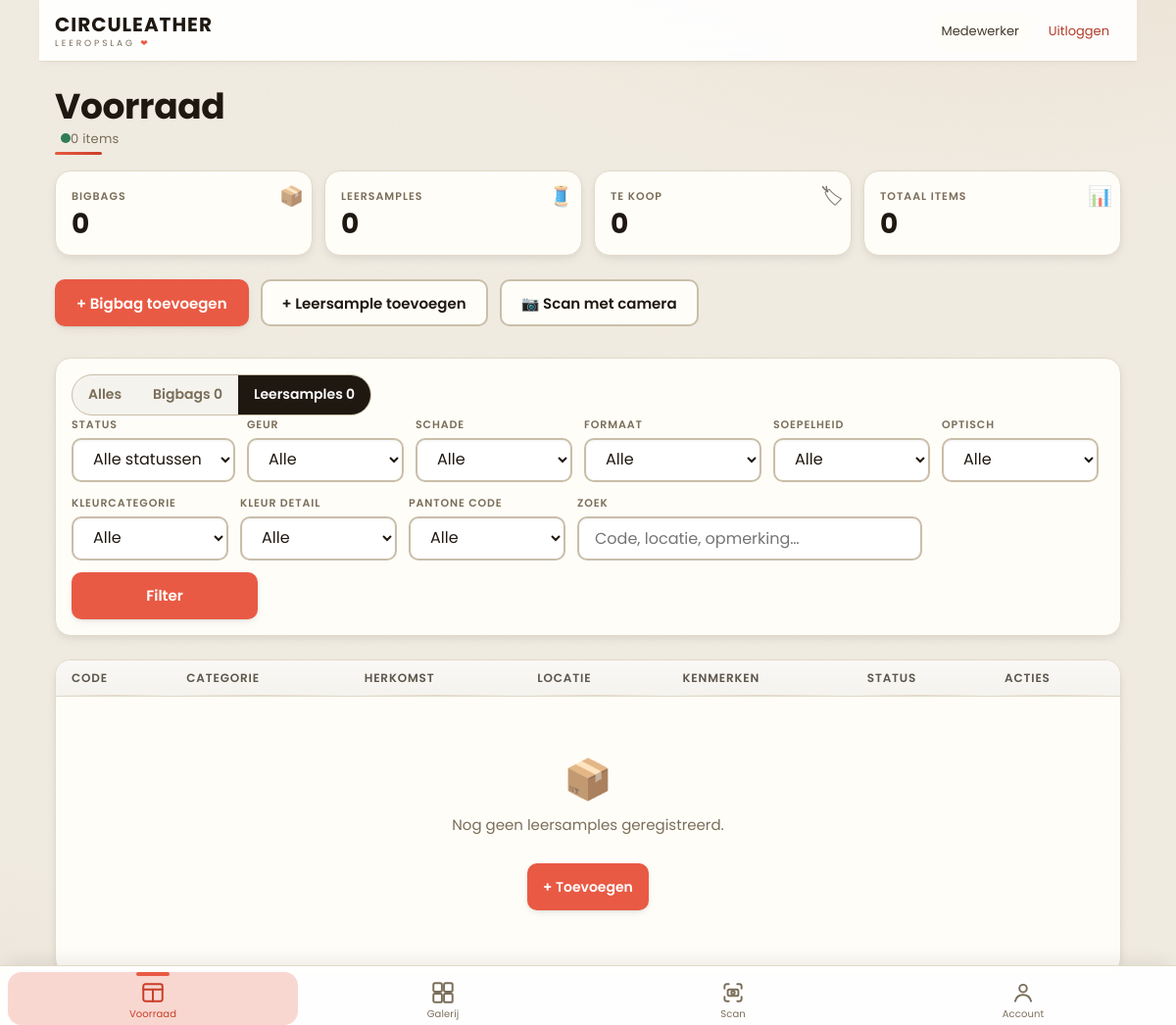
The app's page /index.php?soort=leersample (signed in) with its own data.
### tables this page shows
CREATE TABLE IF NOT EXISTS criteria (
    id INT AUTO_INCREMENT PRIMARY KEY,
    label VARCHAR(150) NOT NULL,
    toepassing ENUM('bigbag', 'leersample') NOT NULL,
    soort ENUM('keuze', 'getal', 'tekst') NOT NULL DEFAULT 'keuze',
    eenheid VARCHAR(20) NULL,
    meerdere_waarden TINYINT(1) NOT NULL DEFAULT 0,
    actief TINYINT(1) NOT NULL DEFAULT 1,
    volgorde INT NOT NULL DEFAULT 0
) DEFAULT CHARSET=utf8mb4;

### src/core/auth.php (called while the page is built, shortened)
<?php
function ingelogdeGebruiker(): ?array
{
    return $_SESSION['gebruiker'] ?? null;
}
function isAdmin(): bool
{
    $g = ingelogdeGebruiker();
    return $g !== null && ($g['rol'] ?? '') === 'admin';
}

### src/components/functies.php (called while the page is built, shortened)
<?php
function haalCriteria(PDO $pdo): array
{
    $stmt = $pdo->query(
        'SELECT id, label, toepassing, soort, eenheid, meerdere_waarden
         FROM criteria WHERE actief = 1
         ORDER BY toepassing, volgorde, id'
    );
    $criteria = [];
    foreach ($stmt->fetchAll() as $c) {
        $criteria[(int)$c['id']] = [
            'id'         => (int)$c['id'],
            'label'      => $c['label'],
            'toepassing' => $c['toepassing'],
            'soort'      => $c['soort'],
            'eenheid'    => $c['eenheid'],
            'meerdere'   => (bool)$c['meerdere_waarden'],
            'opties'     => [],
        ];
    }
    if ($criteria) {
        $in = implode(',', array_keys($criteria));
        $stmt = $pdo->query(
            "SELECT id, criterium_id, waarde FROM criteria_opties
             WHERE actief = 1 AND criterium_id IN ($in)
             ORDER BY volgorde, id"
        );
        foreach ($stmt->fetchAll() as $o) {
            $criteria[(int)$o['criterium_id']]['opties'][] = [
                'id' => (int)$o['id'],
                'waarde' => $o['waarde'],
            ];
        }
    }
    return $criteria;
}
function criteriaVoor(array $criteria, string $toepassing): array
{
    return array_filter($criteria, fn ($c) => $c['toepassing'] === $toepassing);
}

### src/index.php (the view, shortened to what this page needs)
<?php
require __DIR__ . '/core/auth.php';
require __DIR__ . '/components/functies.php';
$soort = (string)($_GET['soort'] ?? '');
$status = trim((string)($_GET['status'] ?? ''));
$stadId = (int)($_GET['stad'] ?? 0);
$zoek = trim((string)($_GET['zoek'] ?? ''));
$criteria = haalCriteria($pdo);
$filterCriteria = $soort !== ''
    ? array_filter(criteriaVoor($criteria, $soort), fn ($c) => $c['soort'] === 'keuze')
    : [];
$filterKeuze = [];
foreach ($filterCriteria as $c) {
    $w = trim((string)($_GET['f' . $c['id']] ?? ''));
    $geldig = array_map(fn ($o) => $o['waarde'], $c['opties']);
    $filterKeuze[$c['id']] = in_array($w, $geldig, true) ? $w : '';
}
$where = ['1=1'];
$params = [];
if ($soort !== '') {
    $where[] = 'v.categorie = ?';
    $params[] = $soort;
}
foreach ($filterKeuze as $cid => $waarde) {
    if ($waarde === '') {
        continue;
    }
    $where[] = 'EXISTS (SELECT 1 FROM voorraad_criteria vf
                JOIN criteria_opties fo ON fo.id = vf.optie_id
                WHERE vf.voorraad_id = v.id AND vf.criterium_id = ? AND fo.waarde = ?)';
    $params[] = $cid;
    $params[] = $waarde;
}
$stmt = $pdo->prepare(
    'SELECT v.*, s.naam AS stad_naam, b.code AS bigbag_code
     FROM voorraad v
     LEFT JOIN steden s ON s.id = v.stad_id
     LEFT JOIN voorraad b ON b.id = v.bigbag_id
     WHERE ' . implode(' AND ', $where) . '
     ORDER BY (v.categorie = \'bigbag\') DESC, v.aangemaakt_op DESC, v.id DESC'
);
$stmt->execute($params);
$items = $stmt->fetchAll();
$kenmerken = haalKenmerken($pdo, array_map(fn ($i) => (int)$i['id'], $items));
$totaalBigbags = (int)$pdo->query("SELECT COUNT(*) FROM voorraad WHERE categorie = 'bigbag'")->fetchColumn();
$totaalSamples = (int)$pdo->query("SELECT COUNT(*) FROM voorraad WHERE categorie = 'leersample'")->fetchColumn();
$totaalBeschikbaar = (int)$pdo->query("SELECT COUNT(*) FROM voorraad WHERE categorie = 'leersample' AND status IN ('beschikbaar','gereserveerd')")->fetchColumn();
$totaalAlle = $totaalBigbags + $totaalSamples;
$aantalFilters = ($status !== '' ? 1 : 0) + ($stadId > 0 ? 1 : 0) + ($zoek !== '' ? 1 : 0) + count(array_filter($filterKeuze));
$heeftFilters = $aantalFilters > 0;
$legeCta = $soort === 'bigbag' ? 'add.php?categorie=bigbag' : 'add.php?categorie=leersample';
$tabZoek = $zoek !== '' ? '&zoek=' . rawurlencode($zoek) : '';
?>
<!DOCTYPE html>
<html lang="nl">
<head>
    <?php include __DIR__ . '/components/head.php';; ?>
</head>
<body>
    <?php include __DIR__ . '/components/nav.php'; ?>
    <h1>Voorraad <small><span class="live-stip" title="Automatisch bijgewerkt"></span><span id="live-tel"><?= count($items) ?> items</span></small></h1>
    <div class="stat-rij">
        <div class="stat"><span class="stat-icoon">📦</span><span class="stat-label">Bigbags</span><span class="stat-waarde" id="stat-bigbags"><?= $totaalBigbags ?></span></div>
        <div class="stat"><span class="stat-icoon">🧵</span><span class="stat-label">Leersamples</span><span class="stat-waarde" id="stat-samples"><?= $totaalSamples ?></span></div>
        <div class="stat"><span class="stat-icoon">🏷</span><span class="stat-label">Te koop</span><span class="stat-waarde" id="stat-beschikbaar"><?= $totaalBeschikbaar ?></span></div>
        <div class="stat"><span class="stat-icoon">📊</span><span class="stat-label">Totaal items</span><span class="stat-waarde" id="stat-totaal"><?= $totaalAlle ?></span></div>
    </div>
    <div class="knoppen toevoegen-rij">
        <a href="add.php?categorie=bigbag">+ Bigbag toevoegen</a>
        <a href="add.php?categorie=leersample" class="secondary">+ Leersample toevoegen</a>
        <a href="scan.php" class="secondary">📷 Scan met camera</a>
    </div>
    <div class="v-filterbalk">
        <div class="segm">
            <a class="<?= $soort === '' ? 'actief' : '' ?>" href="index.php?soort=<?= $tabZoek ?>">Alles</a>
            <a class="<?= $soort === 'bigbag' ? 'actief' : '' ?>" href="index.php?soort=bigbag<?= $tabZoek ?>">Bigbags <span id="tab-bigbags"><?= $totaalBigbags ?></span></a>
            <a class="<?= $soort === 'leersample' ? 'actief' : '' ?>" href="index.php?soort=leersample<?= $tabZoek ?>">Leersamples <span id="tab-leersamples"><?= $totaalSamples ?></span></a>
        </div>
        <div class="filterblok">
            <div class="filters-inhoud">
        <form method="get" action="index.php" class="v-filterform">
            <div class="v-rij">
                <span class="v-veld">
                    <label for="v-status">Status</label>
                    <select id="v-status" name="status">
                        <option value="">Alle statussen</option>
                    </select>
                </span>
                <?php foreach ($filterCriteria as $c): ?>
                    <span class="v-veld">
                        <label for="v-f<?= (int)$c['id'] ?>"><?= htmlspecialchars($c['label']) ?></label>
                        <select id="v-f<?= (int)$c['id'] ?>" name="f<?= (int)$c['id'] ?>">
                            <option value="">Alle</option>
                        </select>
                    </span>
                <?php endforeach; ?>
                <span class="v-veld">
                    <label for="v-zoek">Zoek</label>
                    <input type="search" id="v-zoek" name="zoek" value="<?= htmlspecialchars($zoek) ?>" placeholder="Code, locatie, opmerking…">
                </span>
                <button type="submit">Filter</button>
            </div>
        </form>
            </div>
        </div>
    </div>
    <table>
        <thead>
            <tr>
                <th>Code</th>
                <th>Categorie</th>
                <th>Herkomst</th>
                <th>Locatie</th>
                <th>Kenmerken</th>
                <th>Status</th>
                <th>Acties</th>
            </tr>
        </thead>
        <tbody id="live-rijen">
        <?php if (empty($items)): ?>
            <tr><td colspan="7" class="lege-tabel"><div class="lege-inner"><span class="lege-icoon">📦</span><p><?= $heeftFilters
                ? 'Geen voorraad gevonden met deze filters.'
                : ($soort === 'bigbag' ? 'Nog geen bigbags geregistreerd.' : ($soort === 'leersample' ? 'Nog geen leersamples geregistreerd.' : 'Nog geen voorraad toegevoegd.')) ?></p><a href="<?= $legeCta ?>">+ Toevoegen</a></div></td></tr>
        <?php else: foreach ($items as $v): $itemKenmerken = $kenmerken[(int)$v['id']] ?? [];
            $kleurwaarde = $v['categorie'] === 'leersample' ? ($itemKenmerken['Kleurcategorie'][0] ?? '') : ''; ?>
            <tr class="rij-<?= $v['categorie'] ?>">
                <td data-label="Code"><?php if ($kleurwaarde !== ''): ?><span class="kleurbol" style="background:<?= leerStaal($kleurwaarde) ?>" title="Kleurcategorie: <?= htmlspecialchars($kleurwaarde) ?>"></span><?php endif; ?><?= htmlspecialchars(itemLabel($v)) ?><a class="rij-chevron" href="edit.php?id=<?= (int)$v['id'] ?>" aria-label="Bewerken">›</a></td>
                <td data-label="Categorie"><?= $v['categorie'] === 'bigbag' ? 'Bigbag' : 'Leersample' ?></td>
                <td data-label="Herkomst"><?php
                    if ($v['categorie'] === 'bigbag') {
                        echo $v['stad_naam'] ? htmlspecialchars($v['stad_naam']) : '—';
                    } else {
                        echo $v['bigbag_code'] ? 'Uit: ' . htmlspecialchars($v['bigbag_code']) : '—';
                    }
                ?></td>
                <td data-label="Locatie"><?= $v['locatie'] ? htmlspecialchars($v['locatie']) : '—' ?></td>
                <td class="kenmerken" data-label="Kenmerken">
                    <?php if (empty($itemKenmerken)): ?>
                        <em>geen criteria ingevuld</em>
                    <?php else: foreach ($itemKenmerken as $label => $teksten): ?>
                        <div><strong><?= htmlspecialchars($label) ?>:</strong>
                            <?= htmlspecialchars(implode(', ', $teksten)) ?></div>
                    <?php endforeach; endif; ?>
                </td>
                <td data-label="Status"><span class="badge <?= htmlspecialchars($v['status']) ?>"><?= htmlspecialchars(ucfirst(str_replace('_', ' ', $v['status']))) ?></span></td>
                <td class="acties" data-label="Acties">
                    <a href="edit.php?id=<?= (int)$v['id'] ?>">Bewerken</a>
                    <a class="wissen" href="delete.php?id=<?= (int)$v['id'] ?>"
                       onclick="return confirm('Weet je zeker dat je deze voorraad wilt verwijderen?');">Verwijderen</a>
                </td>
            </tr>
        <?php endforeach; endif; ?>
        </tbody>
    </table>
</body>
</html>

### src/components/head.php (shortened to what this page needs)
<link rel="stylesheet" href="style.css?v=9">

### src/components/nav.php (shortened to what this page needs)
<?php
$navGebruiker = ingelogdeGebruiker();
$navPagina = basename($_SERVER['PHP_SELF'] ?? 'index.php');
function navIcoon(string $naam): string
{
    $svg = [
        'voorraad' => '<rect x="3" y="4" width="18" height="16" rx="2"/><path d="M3 9h18"/><path d="M12 9v11"/>',
        'galerij' => '<rect x="3" y="3" width="8" height="8" rx="1.5"/><rect x="13" y="3" width="8" height="8" rx="1.5"/><rect x="3" y="13" width="8" height="8" rx="1.5"/><rect x="13" y="13" width="8" height="8" rx="1.5"/>',
        'scan' => '<path d="M4 8V6a2 2 0 0 1 2-2h2"/><path d="M16 4h2a2 2 0 0 1 2 2v2"/><path d="M20 16v2a2 2 0 0 1-2 2h-2"/><path d="M8 20H6a2 2 0 0 1-2-2v-2"/><rect x="7" y="9" width="10" height="6" rx="1.5"/><circle cx="12" cy="12" r="1.6"/>',
        'beheer' => '<circle cx="9" cy="8" r="3"/><path d="M3.5 19c.7-3.2 2.8-5 5.5-5s4.8 1.8 5.5 5"/><path d="M15.5 5.5a3 3 0 0 1 0 5.4"/><path d="M17.5 14.4c2 .7 3 2.2 3.3 4.6"/>',
        'labels' => '<rect x="3.5" y="3.5" width="7" height="7" rx="1"/><rect x="13.5" y="3.5" width="7" height="7" rx="1"/><rect x="3.5" y="13.5" width="7" height="7" rx="1"/><path d="M13.5 13.5h3v3h-3z"/><path d="M18 13.5h2.5v2.5H18z"/><path d="M13.5 18h3v2.5h-3z"/><path d="M18 18h2.5v2.5H18z"/>',
        'account' => '<circle cx="12" cy="8" r="3.5"/><path d="M4.5 20c1-4 4-6 7.5-6s6.5 2 7.5 6"/>',
    ][$naam] ?? '';
    return '<svg viewBox="0 0 24 24" fill="none" stroke="currentColor" stroke-width="1.8" stroke-linecap="round" stroke-linejoin="round" aria-hidden="true">' . $svg . '</svg>';
}
?>
<header class="sitekop">
    <div class="sitekop-boven">
        <a class="merk" href="index.php">Circuleather<span class="tagline">leeropslag <span class="hart">&#10084;</span></span></a>
        <div class="gebruiker-zone">
            <a class="gebruiker" href="profile.php" title="Mijn account"><?= htmlspecialchars($navGebruiker['naam']) ?></a>
            <a class="uitloggen" href="logout.php" title="Uitloggen">Uitloggen</a>
        </div>
    </div>
</header>
<nav class="bodem-nav" aria-label="Hoofdnavigatie">
    <a href="index.php" class="<?= in_array($navPagina, ['index.php', 'add.php', 'edit.php', 'delete.php'], true) ? 'actief' : '' ?>">
        <?= navIcoon('voorraad') ?><span>Voorraad</span>
    </a>
    <a href="galerij.php" class="<?= $navPagina === 'galerij.php' ? 'actief' : '' ?>">
        <?= navIcoon('galerij') ?><span>Galerij</span>
    </a>
    <a href="scan.php" class="<?= $navPagina === 'scan.php' ? 'actief' : '' ?>">
        <?= navIcoon('scan') ?><span>Scan</span>
    </a>
    <?php if (isAdmin()): ?>
        <a href="users.php" class="<?= in_array($navPagina, ['users.php', 'user_edit.php'], true) ? 'actief' : '' ?>">
            <?= navIcoon('beheer') ?><span>Beheer</span>
        </a>
        <a href="labels.php" class="<?= $navPagina === 'labels.php' ? 'actief' : '' ?>">
            <?= navIcoon('labels') ?><span>Labels</span>
        </a>
    <?php else: ?>
        <a href="profile.php" class="<?= $navPagina === 'profile.php' ? 'actief' : '' ?>">
            <?= navIcoon('account') ?><span>Account</span>
        </a>
    <?php endif; ?>
</nav>

### records on screen
criteria: label "GEUR"
criteria: label "SCHADE"
criteria: label "FORMAAT"
criteria: label "SOEPELHEID"
criteria: label "OPTISCH"
criteria: label "KLEURCATEGORIE"
criteria: label "KLEUR DETAIL"
criteria: label "PANTONE CODE"

### other values on screen
$navGebruiker['naam'] "Medewerker"
count($items) "0"
$totaalBigbags "0"
$totaalSamples "0"
$totaalBeschikbaar "0"
$totaalAlle "0"
